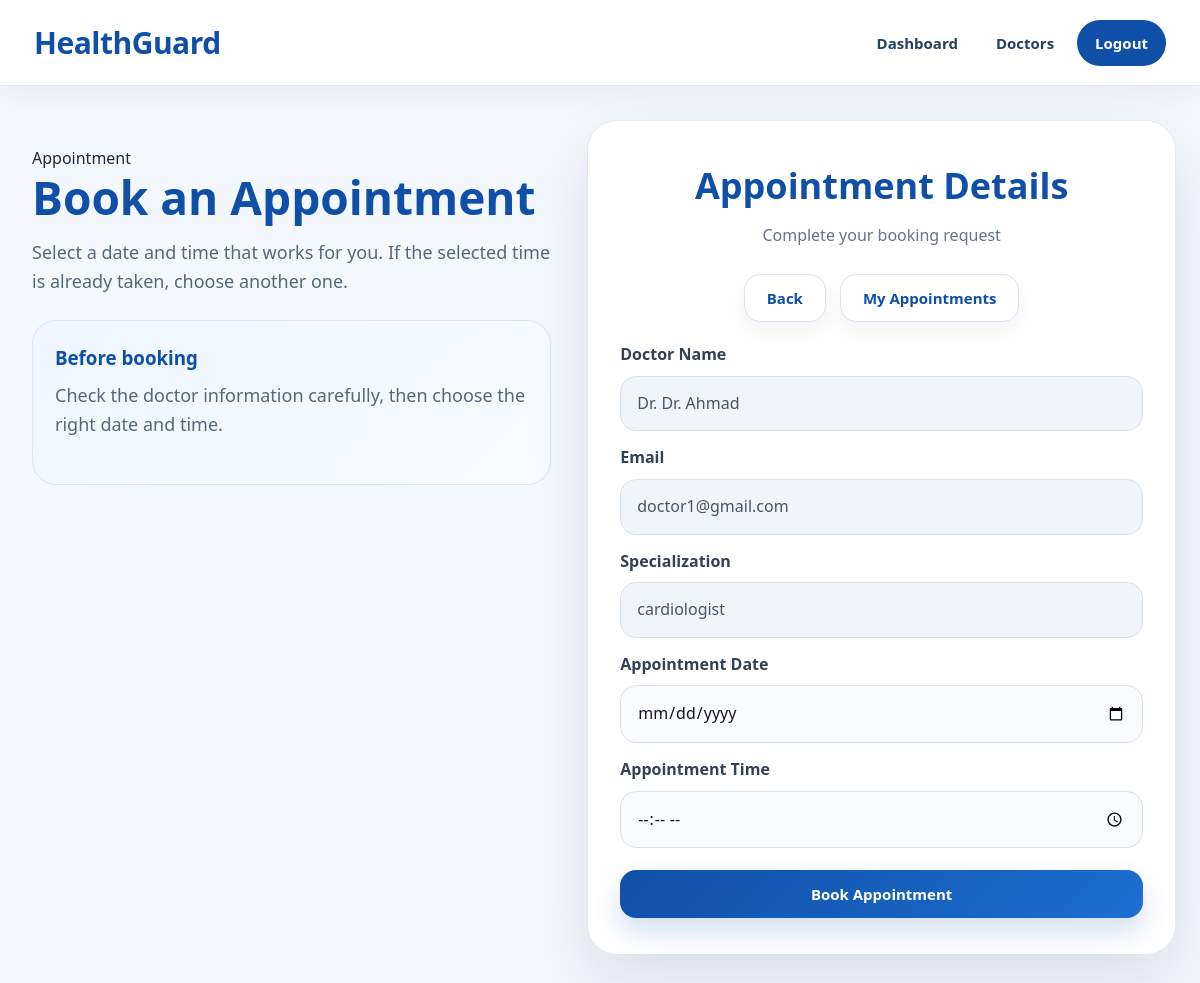
Page /patient/book_appointment.php?doctor_id=1 (signed in) on the committed database.
### tables this page shows
CREATE TABLE IF NOT EXISTS `doctors` (
  `doctor_id` int NOT NULL AUTO_INCREMENT,
  `user_id` int NOT NULL,
  `specialization` varchar(100) NOT NULL,
  `license_number` varchar(50) DEFAULT NULL,
  `illness_id` int DEFAULT NULL,
  PRIMARY KEY (`doctor_id`),
  UNIQUE KEY `user_id` (`user_id`),
  KEY `fk_doctors_illnesses_specialization` (`specialization`),
  KEY `fk_doctors_illnesses` (`illness_id`)
);

CREATE TABLE IF NOT EXISTS `users` (
  `user_id` int NOT NULL AUTO_INCREMENT,
  `name` varchar(100) NOT NULL,
  `role` enum('patient','doctor','admin') NOT NULL,
  `email` varchar(100) NOT NULL,
  `password` varchar(255) NOT NULL,
  `created_at` timestamp NULL DEFAULT CURRENT_TIMESTAMP,
  PRIMARY KEY (`user_id`),
  UNIQUE KEY `email` (`email`)
);

### patient/book_appointment.php (the view, shortened to what this page needs)
<?php
$conn = OpenCon();
$doctor_id = $_GET['doctor_id'];
$sqlDoctor = "SELECT doctors.doctor_id, users.name, users.email, doctors.specialization
              FROM doctors
              JOIN users ON doctors.user_id = users.user_id
              WHERE doctors.doctor_id = '$doctor_id'";
$resultDoctor = mysqli_query($conn, $sqlDoctor);
$doctor = mysqli_fetch_assoc($resultDoctor);
?>
<!DOCTYPE html>
<html lang="en">
<head>
    <link rel="stylesheet" href="/HealthGuard/style.css">
</head>
<body class="patient-page">
<?php include("../navbar.php"); ?>
<div class="booking-shell">
    <div class="booking-left">
        <span class="patient-badge">Appointment</span>
        <h1>Book an Appointment</h1>
        <p>
            Select a date and time that works for you.
            If the selected time is already taken, choose another one.
        </p>
        <div class="booking-help">
            <h3>Before booking</h3>
            <p>Check the doctor information carefully, then choose the right date and time.</p>
        </div>
    </div>
    <div class="booking-right">
        <form class="form-box booking-form" method="POST">
            <h2>Appointment Details</h2>
            <p class="subtitle">Complete your booking request</p>
            <div class="hero-actions" style="justify-content:center; margin-bottom:20px;">
                <a href="/HealthGuard/patient/find_doctor.php" class="secondary-btn">Back</a>
                <a href="/HealthGuard/patient/my_appointments.php" class="secondary-btn">My Appointments</a>
            </div>
            <?php if ($doctor) { ?>
                <label>Doctor Name</label>
                <input type="text" value="Dr. <?php echo htmlspecialchars($doctor['name']); ?>" readonly>
                <label>Email</label>
                <input type="text" value="<?php echo htmlspecialchars($doctor['email']); ?>" readonly>
                <label>Specialization</label>
                <input type="text" value="<?php echo htmlspecialchars($doctor['specialization']); ?>" readonly>
                <label>Appointment Date</label>
                <input type="date" name="appointment_date">
                <label>Appointment Time</label>
                <input type="time" name="appointment_time">
                <button type="submit">Book Appointment</button>
            <?php } else { ?>
                <div class="message">Doctor not found.</div>
            <?php } ?>
        </form>
    </div>
</div>
</body>
</html>

### style.css (style rules this page uses)
* { margin: 0; padding: 0; box-sizing: border-box; }
html, body { min-height: 100%; font-family: "Segoe UI", Tahoma, Geneva, Verdana, sans-serif; scroll-behavior: smooth; }
body { background: #f5f8fc; color: #1e293b; line-height: 1.6; }
a { text-decoration: none; transition: 0.25s ease; }
button, input, select, textarea { font: inherit; }
.primary-btn, .secondary-btn, .danger-btn, button, a.primary-btn, a.secondary-btn, a.danger-btn { display: inline-flex !important; align-items: center !important; justify-content: center !important; text-decoration: none !important; font-weight: 800 !important; font-size: 15px !important; line-height: 1 !important; cursor: pointer !important; border-radius: 16px !important; padding: 12px 22px !important; min-height: 48px !important; transition: 0.25s ease !important; border: none; }
.primary-btn, a.primary-btn, button { color: blue !important; }
.secondary-btn, a.secondary-btn { background: #ffffff !important; color: #1e293b !important; border: 1px solid #d9e4ef !important; box-shadow: 0 10px 24px rgba(15, 23, 42, 0.05) !important; }
.hero-actions { display: flex; justify-content: center; align-items: center; gap: 14px; flex-wrap: wrap; }
.form-box { width: 100%; max-width: 580px; border-radius: 30px; padding: 36px 32px; background: rgba(255,255,255,0.96); border: 1px solid #e2e8f0; box-shadow: 0 28px 65px rgba(15, 23, 42, 0.10); }
.form-box h2 { text-align: center; font-size: 36px; font-weight: 900; margin-bottom: 8px; }
.subtitle { text-align: center; color: #64748b; font-size: 16px; margin-bottom: 26px; }
.form-box label { display: block; margin-top: 14px; margin-bottom: 8px; font-weight: 800; color: #334155; }
.form-box input, .form-box select, .form-box textarea { width: 100%; padding: 14px 16px; border-radius: 16px; border: 1px solid #d7e2ee; background: #f9fbfd; outline: none; color: #0f172a; transition: 0.25s ease; }
.form-box button { width: 100%; margin-top: 22px; }
input[readonly] { background: #f1f5f9; color: #475569; }
.patient-page { background: #f4f8fd; min-height: 100vh; }
.patient-page .primary-btn, .patient-page button { background: linear-gradient(135deg, #0f4fa8, #1d6fd1) !important; color: #ffffff !important; box-shadow: 0 14px 28px rgba(15, 79, 168, 0.18) !important; }
.patient-page .secondary-btn { color: #0f4fa8 !important; border-color: #d5e4f5 !important; }
.patient-page .section-title, .patient-page .form-box h2, .patient-page .card h3 { color: #0f4fa8; }
.booking-shell { max-width: 1380px; margin: 0 auto; padding: 34px 24px 42px; display: grid; grid-template-columns: 1fr 1.1fr; gap: 28px; align-items: start; }
.booking-left { padding: 26px 8px; }
.booking-left h1 { font-size: 46px; line-height: 1.1; color: #0f4fa8; margin-bottom: 16px; font-weight: 900; }
.booking-left p { color: #55687c; font-size: 18px; margin-bottom: 24px; }
.booking-help { padding: 22px; border-radius: 24px; background: linear-gradient(135deg, #eff6ff, #f8fbff); border: 1px solid #d8e6f5; }
.booking-help h3 { color: #0f4fa8; margin-bottom: 8px; }
.booking-form { max-width: 100%; }

### rows in the picture
doctors: user.name "Dr. Dr. Ahmad", user.email "doctor1@gmail.com", specialization "cardiologist"
